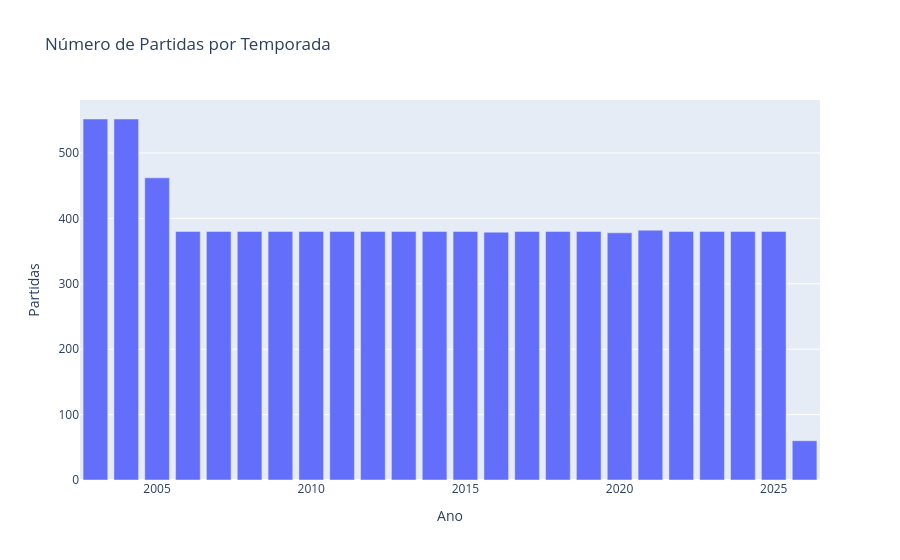

The notebook cell this image was saved under:
### Code cell
# Visualização: partidas por ano
partidas_ano = df.groupby("ano").size().reset_index(name="partidas")
fig = px.bar(partidas_ano, x="ano", y="partidas",
             title="Número de Partidas por Temporada",
             labels={"ano": "Ano", "partidas": "Partidas"})
fig.show()

### Figure 1 — Plotly figure (JSON) as saved in the notebook; plotly's stock layout.template omitted (floating-point values rounded to 4 significant figures)
{"data": [{"hovertemplate": "Ano=%{x}<br>Partidas=%{y}<extra></extra>", "legendgroup": "", "marker": {"color": "#636efa", "pattern": {"shape": ""}}, "name": "", "orientation": "v", "showlegend": false, "textposition": "auto", "type": "bar", "x": [2003, 2004, 2005, 2006, 2007, 2008, 2009, 2010, 2011, 2012, 2013, 2014, 2015, 2016, 2017, 2018, 2019, 2020, 2021, 2022, 2023, 2024, 2025, 2026], "xaxis": "x", "y": [552, 552, 462, 380, 380, 380, 380, 380, 380, 380, 380, 380, 380, 379, 380, 380, 380, 378, 382, 380, 380, 380, 380, 60], "yaxis": "y"}], "layout": {"barmode": "relative", "legend": {"tracegroupgap": 0}, "title": {"text": "Número de Partidas por Temporada"}, "xaxis": {"anchor": "y", "domain": [0.0, 1.0], "title": {"text": "Ano"}}, "yaxis": {"anchor": "x", "domain": [0.0, 1.0], "title": {"text": "Partidas"}}}}
